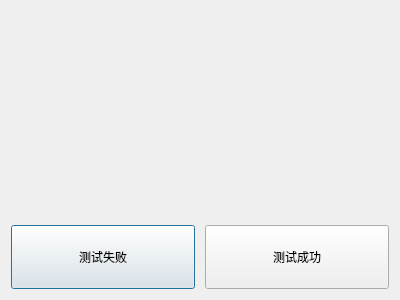
<?xml version="1.0" encoding="UTF-8"?>
<ui version="4.0">
 <class>TimeTestDialog</class>
 <widget class="QDialog" name="TimeTestDialog">
  <property name="geometry">
   <rect>
    <x>0</x>
    <y>0</y>
    <width>400</width>
    <height>300</height>
   </rect>
  </property>
  <property name="windowTitle">
   <string>Dialog</string>
  </property>
  <layout class="QVBoxLayout" name="verticalLayout">
   <item>
    <widget class="QLabel" name="label">
     <property name="sizePolicy">
      <sizepolicy hsizetype="Preferred" vsizetype="Expanding">
       <horstretch>0</horstretch>
       <verstretch>0</verstretch>
      </sizepolicy>
     </property>
     <property name="font">
      <font>
       <pointsize>24</pointsize>
      </font>
     </property>
     <property name="text">
      <string/>
     </property>
     <property name="alignment">
      <set>Qt::AlignCenter</set>
     </property>
    </widget>
   </item>
   <item>
    <layout class="QHBoxLayout" name="layout_action_buttons" stretch="0,0">
     <property name="spacing">
      <number>10</number>
     </property>
     <item>
      <widget class="QPushButton" name="failedButton">
       <property name="sizePolicy">
        <sizepolicy hsizetype="Preferred" vsizetype="Preferred">
         <horstretch>0</horstretch>
         <verstretch>0</verstretch>
        </sizepolicy>
       </property>
       <property name="minimumSize">
        <size>
         <width>0</width>
         <height>64</height>
        </size>
       </property>
       <property name="maximumSize">
        <size>
         <width>16777215</width>
         <height>16777215</height>
        </size>
       </property>
       <property name="text">
        <string>测试失败</string>
       </property>
      </widget>
     </item>
     <item>
      <widget class="QPushButton" name="okButton">
       <property name="sizePolicy">
        <sizepolicy hsizetype="Preferred" vsizetype="Preferred">
         <horstretch>0</horstretch>
         <verstretch>0</verstretch>
        </sizepolicy>
       </property>
       <property name="minimumSize">
        <size>
         <width>0</width>
         <height>64</height>
        </size>
       </property>
       <property name="text">
        <string>测试成功</string>
       </property>
      </widget>
     </item>
    </layout>
   </item>
  </layout>
 </widget>
 <resources/>
 <connections>
  <connection>
   <sender>failedButton</sender>
   <signal>clicked()</signal>
   <receiver>TimeTestDialog</receiver>
   <slot>reject()</slot>
   <hints>
    <hint type="sourcelabel">
     <x>193</x>
     <y>255</y>
    </hint>
    <hint type="destinationlabel">
     <x>199</x>
     <y>149</y>
    </hint>
   </hints>
  </connection>
  <connection>
   <sender>okButton</sender>
   <signal>clicked()</signal>
   <receiver>TimeTestDialog</receiver>
   <slot>accept()</slot>
   <hints>
    <hint type="sourcelabel">
     <x>327</x>
     <y>255</y>
    </hint>
    <hint type="destinationlabel">
     <x>199</x>
     <y>149</y>
    </hint>
   </hints>
  </connection>
 </connections>
</ui>
